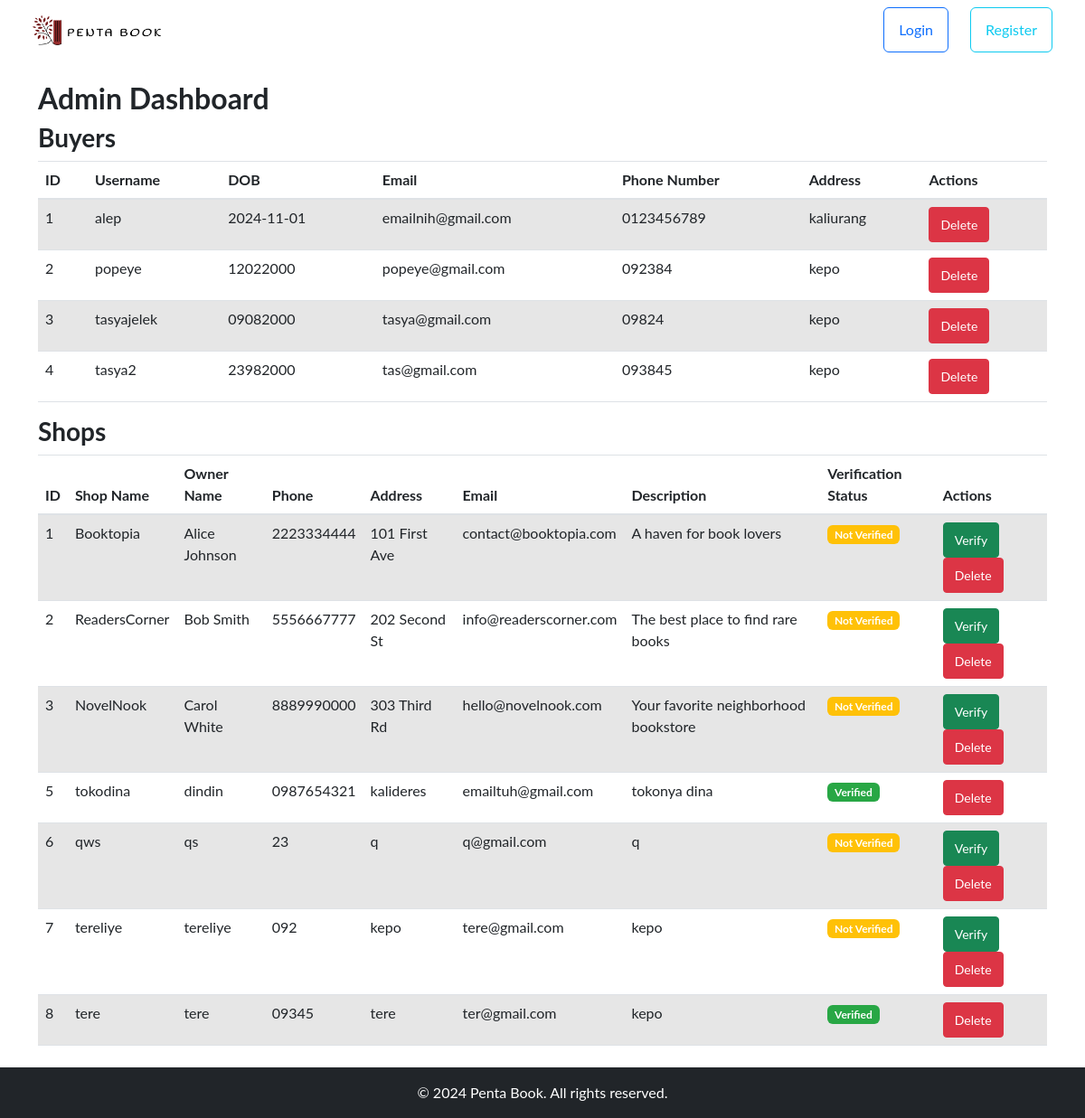
The app's page /admin/dashboard (signed in) with its own data.
### tables this page shows
CREATE TABLE buyer (
    buyer_id INTEGER PRIMARY KEY AUTOINCREMENT,
    username TEXT NOT NULL UNIQUE,
    dob TEXT,
    email TEXT NOT NULL UNIQUE,
    phone_number TEXT,
    password TEXT NOT NULL,
    buyer_address TEXT
);

CREATE TABLE shop (
    shop_id INTEGER PRIMARY KEY AUTOINCREMENT,
    shop_name TEXT NOT NULL UNIQUE,
    owner_name TEXT NOT NULL,
    shop_phone TEXT NOT NULL UNIQUE,
    shop_address TEXT NOT NULL,
    shop_email TEXT NOT NULL UNIQUE,
    shop_description TEXT
, password TEXT, isverified integer);

### app.py (the view)
@app.route('/admin/dashboard')
def admin_dashboard():
    if 'admin_id' not in session:
        flash('You must be logged in as an admin to access this page.', 'danger')
        return redirect(url_for('admin_login'))
    db = get_db()
    buyers = db.execute('SELECT * FROM buyer').fetchall()
    shops = db.execute('SELECT * FROM shop').fetchall()
    return render_template('admin/admin_dashboard.html', buyers=buyers, shops=shops)

### app.py (called while the page is built)
def get_db():
    if 'db' not in g:
        g.db = sqlite3.connect(app.config['DATABASE'])
        g.db.row_factory = sqlite3.Row
    return g.db

### templates/admin/admin_dashboard.html (shortened to what this page needs)
{% extends "customer/base.html" %}
{% block content %}
    <h2>Admin Dashboard</h2>
    <h3>Buyers</h3>
    <table class="table table-striped">
        <thead>
            <tr>
                <th>ID</th>
                <th>Username</th>
                <th>DOB</th>
                <th>Email</th>
                <th>Phone Number</th>
                <th>Address</th>
                <th>Actions</th>
            </tr>
        </thead>
        <tbody>
            {% for buyer in buyers %}
            <tr>
                <td>{{ buyer.buyer_id }}</td>
                <td>{{ buyer.username }}</td>
                <td>{{ buyer.dob }}</td>
                <td>{{ buyer.email }}</td>
                <td>{{ buyer.phone_number }}</td>
                <td>{{ buyer.buyer_address }}</td>
                <td>
                    <form action="{{ url_for('admin_delete', user_type='buyer', user_id=buyer.buyer_id) }}" method="post" style="display:inline-block;">
                        <button type="submit" class="btn btn-danger btn-sm" onclick="return confirm('Are you sure you want to delete this buyer?');">Delete</button>
                    </form>
                </td>
            </tr>
            {% endfor %}
        </tbody>
    </table>
    <h3>Shops</h3>
    <table class="table table-striped">
                <thead>
            <tr>
                <th>ID</th>
                <th>Shop Name</th>
                <th>Owner Name</th>
                <th>Phone</th>
                <th>Address</th>
                <th>Email</th>
                <th>Description</th>
                <th>Verification Status</th>
                <th>Actions</th>
            </tr>
        </thead>
        <tbody>
            {% for shop in shops %}
            <tr>
                <td>{{ shop.shop_id }}</td>
                <td>{{ shop.shop_name }}</td>
                <td>{{ shop.owner_name }}</td>
                <td>{{ shop.shop_phone }}</td>
                <td>{{ shop.shop_address }}</td>
                <td>{{ shop.shop_email }}</td>
                <td>{{ shop.shop_description }}</td>
                <td>
                    {% if shop.isverified %}
                        <span class="badge badge-success">Verified</span>
                    {% else %}
                        <span class="badge badge-warning">Not Verified</span>
                    {% endif %}
                </td>
                <td>
                    {% if not shop.isverified %}
                    <form action="{{ url_for('verify_shop', shop_id=shop.shop_id) }}" method="post" style="display:inline-block;">
                        <button type="submit" class="btn btn-success btn-sm" onclick="return confirm('Are you sure you want to verify this shop?');">Verify</button>
                    </form>
                    {% endif %}
                    <form action="{{ url_for('admin_delete', user_type='shop', user_id=shop.shop_id) }}" method="post" style="display:inline-block;">
                        <button type="submit" class="btn btn-danger btn-sm" onclick="return confirm('Are you sure you want to delete this shop?');">Delete</button>
                    </form>
                </td>
            </tr>
            {% endfor %}
        </tbody>
    </table>
{% endblock %}

### records on screen
buyer: buyer_id "1", username "alep", dob "2024-11-01", email "emailnih@gmail.com", phone_number "0123456789", buyer_address "kaliurang"
buyer: buyer_id "2", username "popeye", dob "12022000", email "popeye@gmail.com", phone_number "092384", buyer_address "kepo"
buyer: buyer_id "3", username "tasyajelek", dob "09082000", email "tasya@gmail.com", phone_number "09824", buyer_address "kepo"
buyer: buyer_id "4", username "tasya2", dob "23982000", email "tas@gmail.com", phone_number "093845", buyer_address "kepo"
shop: shop_id "1", shop_name "Booktopia", owner_name "Alice Johnson", shop_phone "2223334444", shop_address "101 First Ave", shop_email "contact@booktopia.com", shop_description "A haven for book lovers", shows "Not Verified"
shop: shop_id "2", shop_name "ReadersCorner", owner_name "Bob Smith", shop_phone "5556667777", shop_address "202 Second St", shop_email "info@readerscorner.com", shop_description "The best place to find rare books", shows "Not Verified"
shop: shop_id "3", shop_name "NovelNook", owner_name "Carol White", shop_phone "8889990000", shop_address "303 Third Rd", shop_email "hello@novelnook.com", shop_description "Your favorite neighborhood bookstore", shows "Not Verified"
shop: shop_id "5", shop_name "tokodina", owner_name "dindin", shop_phone "0987654321", shop_address "kalideres", shop_email "emailtuh@gmail.com", shop_description "tokonya dina", isverified "Verified"
shop: shop_id "6", shop_name "qws", owner_name "qs", shop_phone "23", shop_address "q", shop_email "q@gmail.com", shop_description "q", shows "Not Verified"
shop: shop_id "7", shop_name "tereliye", owner_name "tereliye", shop_phone "092", shop_address "kepo", shop_email "tere@gmail.com", shop_description "kepo", shows "Not Verified"
shop: shop_id "8", shop_name "tere", owner_name "tere", shop_phone "09345", shop_address "tere", shop_email "ter@gmail.com", shop_description "kepo", isverified "Verified"
